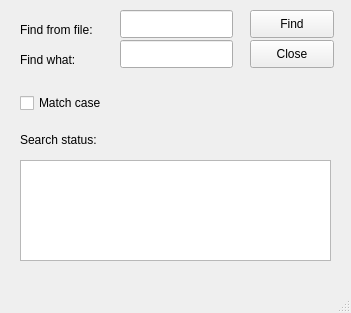
<?xml version="1.0" encoding="UTF-8"?>
<ui version="4.0">
 <class>MainWindow</class>
 <widget class="QMainWindow" name="MainWindow">
  <property name="geometry">
   <rect>
    <x>0</x>
    <y>0</y>
    <width>351</width>
    <height>313</height>
   </rect>
  </property>
  <property name="windowTitle">
   <string>MainWindow</string>
  </property>
  <widget class="QWidget" name="centralwidget">
   <widget class="QLabel" name="label">
    <property name="geometry">
     <rect>
      <x>20</x>
      <y>20</y>
      <width>91</width>
      <height>20</height>
     </rect>
    </property>
    <property name="text">
     <string>Find from file:</string>
    </property>
   </widget>
   <widget class="QLabel" name="label_2">
    <property name="geometry">
     <rect>
      <x>20</x>
      <y>50</y>
      <width>71</width>
      <height>20</height>
     </rect>
    </property>
    <property name="text">
     <string>Find what:</string>
    </property>
   </widget>
   <widget class="QLabel" name="label_4">
    <property name="geometry">
     <rect>
      <x>20</x>
      <y>130</y>
      <width>91</width>
      <height>20</height>
     </rect>
    </property>
    <property name="text">
     <string>Search status:</string>
    </property>
   </widget>
   <widget class="QPushButton" name="findPushButton">
    <property name="geometry">
     <rect>
      <x>250</x>
      <y>10</y>
      <width>84</width>
      <height>28</height>
     </rect>
    </property>
    <property name="text">
     <string>Find</string>
    </property>
   </widget>
   <widget class="QPushButton" name="closePushButton">
    <property name="geometry">
     <rect>
      <x>250</x>
      <y>40</y>
      <width>84</width>
      <height>28</height>
     </rect>
    </property>
    <property name="text">
     <string>Close</string>
    </property>
   </widget>
   <widget class="QLineEdit" name="fileLineEdit">
    <property name="geometry">
     <rect>
      <x>120</x>
      <y>10</y>
      <width>113</width>
      <height>28</height>
     </rect>
    </property>
   </widget>
   <widget class="QLineEdit" name="keyLineEdit">
    <property name="geometry">
     <rect>
      <x>120</x>
      <y>40</y>
      <width>113</width>
      <height>28</height>
     </rect>
    </property>
   </widget>
   <widget class="QTextBrowser" name="textBrowser">
    <property name="enabled">
     <bool>true</bool>
    </property>
    <property name="geometry">
     <rect>
      <x>20</x>
      <y>160</y>
      <width>311</width>
      <height>101</height>
     </rect>
    </property>
    <property name="html">
     <string>&lt;!DOCTYPE HTML PUBLIC &quot;-//W3C//DTD HTML 4.0//EN&quot; &quot;http://www.w3.org/TR/REC-html40/strict.dtd&quot;&gt;
&lt;html&gt;&lt;head&gt;&lt;meta name=&quot;qrichtext&quot; content=&quot;1&quot; /&gt;&lt;style type=&quot;text/css&quot;&gt;
p, li { white-space: pre-wrap; }
&lt;/style&gt;&lt;/head&gt;&lt;body style=&quot; font-family:'Cantarell'; font-size:11pt; font-weight:400; font-style:normal;&quot;&gt;
&lt;p style=&quot;-qt-paragraph-type:empty; margin-top:0px; margin-bottom:0px; margin-left:0px; margin-right:0px; -qt-block-indent:0; text-indent:0px;&quot;&gt;&lt;br /&gt;&lt;/p&gt;&lt;/body&gt;&lt;/html&gt;</string>
    </property>
   </widget>
   <widget class="QCheckBox" name="matchCheckBox">
    <property name="geometry">
     <rect>
      <x>20</x>
      <y>90</y>
      <width>101</width>
      <height>26</height>
     </rect>
    </property>
    <property name="text">
     <string>Match case</string>
    </property>
   </widget>
  </widget>
  <widget class="QMenuBar" name="menubar">
   <property name="geometry">
    <rect>
     <x>0</x>
     <y>0</y>
     <width>351</width>
     <height>25</height>
    </rect>
   </property>
  </widget>
  <widget class="QStatusBar" name="statusbar"/>
 </widget>
 <resources/>
 <connections>
  <connection>
   <sender>closePushButton</sender>
   <signal>clicked()</signal>
   <receiver>MainWindow</receiver>
   <slot>close()</slot>
   <hints>
    <hint type="sourcelabel">
     <x>461</x>
     <y>138</y>
    </hint>
    <hint type="destinationlabel">
     <x>395</x>
     <y>296</y>
    </hint>
   </hints>
  </connection>
 </connections>
</ui>
